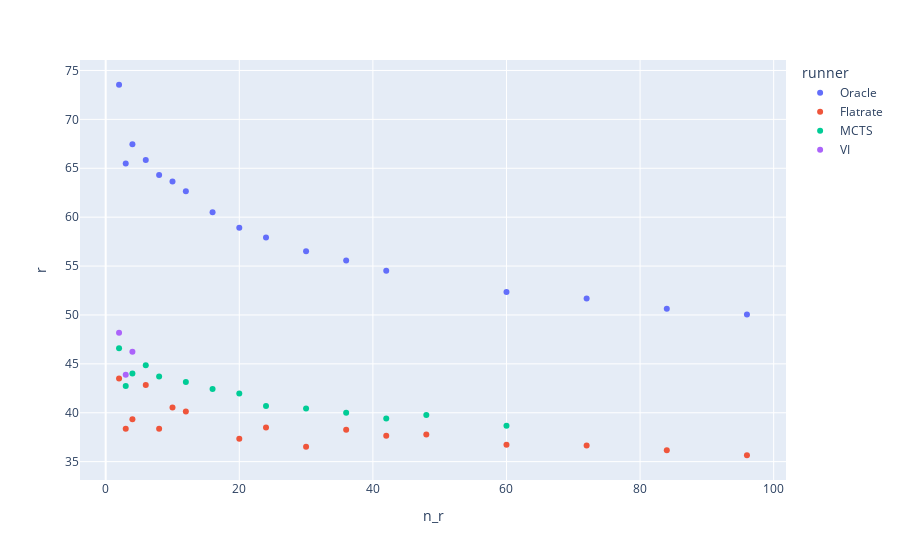

The notebook cell saved with this chart:
### Code cell
px.scatter(df.groupby(['n_r', 'runner'])["r"].mean().reset_index(), x="n_r", y = "r", color="runner")

### Figure 1 — Plotly figure (JSON) as saved in the notebook; plotly's stock layout.template omitted (floating-point values rounded to 4 significant figures)
{"data": [{"hovertemplate": "runner=Oracle<br>n_r=%{x}<br>r=%{y}<extra></extra>", "legendgroup": "Oracle", "marker": {"color": "#636efa", "symbol": "circle"}, "mode": "markers", "name": "Oracle", "orientation": "v", "showlegend": true, "x": [2, 3, 4, 6, 8, 10, 12, 16, 20, 24, 30, 36, 42, 48, 60, 72, 84, 96], "xaxis": "x", "y": [73.54, 65.49, 67.45, 65.85, 64.31, 63.63, 62.66, 60.51, 58.93, 57.91, 56.52, 55.58, 54.51, null, 52.34, 51.67, 50.65, 50.03], "yaxis": "y", "type": "scatter"}, {"hovertemplate": "runner=Flatrate<br>n_r=%{x}<br>r=%{y}<extra></extra>", "legendgroup": "Flatrate", "marker": {"color": "#EF553B", "symbol": "circle"}, "mode": "markers", "name": "Flatrate", "orientation": "v", "showlegend": true, "x": [2, 3, 4, 6, 8, 10, 12, 16, 20, 24, 30, 36, 42, 48, 60, 72, 84, 96], "xaxis": "x", "y": [43.5, 38.36, 39.33, 42.85, 38.36, 40.54, 40.14, null, 37.33, 38.49, 36.53, 38.27, 37.66, 37.76, 36.72, 36.64, 36.17, 35.65], "yaxis": "y", "type": "scatter"}, {"hovertemplate": "runner=MCTS<br>n_r=%{x}<br>r=%{y}<extra></extra>", "legendgroup": "MCTS", "marker": {"color": "#00cc96", "symbol": "circle"}, "mode": "markers", "name": "MCTS", "orientation": "v", "showlegend": true, "x": [2, 3, 4, 6, 8, 10, 12, 16, 20, 24, 30, 36, 42, 48, 60, 72, 84, 96], "xaxis": "x", "y": [46.6, 42.74, 44.01, 44.86, 43.71, null, 43.15, 42.43, 41.96, 40.68, 40.43, 39.99, 39.41, 39.78, 38.67, null, null, null], "yaxis": "y", "type": "scatter"}, {"hovertemplate": "runner=VI<br>n_r=%{x}<br>r=%{y}<extra></extra>", "legendgroup": "VI", "marker": {"color": "#ab63fa", "symbol": "circle"}, "mode": "markers", "name": "VI", "orientation": "v", "showlegend": true, "x": [2, 3, 4, 6, 8, 10, 12, 16, 20, 24, 30, 36, 42, 48, 60, 72, 84, 96], "xaxis": "x", "y": [48.18, 43.88, 46.23, null, null, null, null, null, null, null, null, null, null, null, null, null, null, null], "yaxis": "y", "type": "scatter"}], "layout": {"xaxis": {"anchor": "y", "domain": [0.0, 1.0], "title": {"text": "n_r"}}, "yaxis": {"anchor": "x", "domain": [0.0, 1.0], "title": {"text": "r"}}, "legend": {"title": {"text": "runner"}, "tracegroupgap": 0}, "margin": {"t": 60}}}
